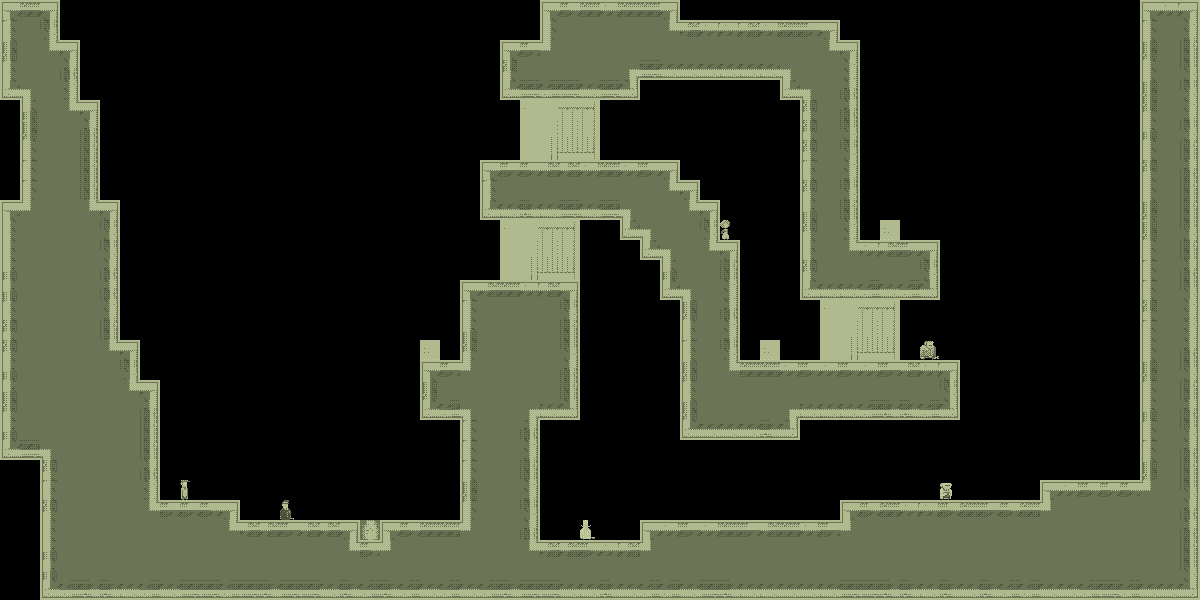

Tiled map render using the project's own tile images. Description and the whole map definition, tile-layer contents included, below:
An orthogonal 60x30 tile map with 20x20 px tiles, 1 tile layer (bg) and 1 object.

<map version="1.0" orientation="orthogonal" width="60" height="30" tilewidth="20" tileheight="20">
 <tileset firstgid="1" name="tiles_sydney" tilewidth="20" tileheight="20">
  <image source="../../../../../SuperLemonadeFactory1989Content/Lemonade/tiles_warehouse.png" width="400" height="400" />
  <terraintypes>
   <terrain name="regularBlocks" tile="-1" />
  </terraintypes>
  <tile id="8" terrain=",,,0" />
  <tile id="9" terrain=",,0,0" />
  <tile id="10" terrain=",,0,0" />
  <tile id="11" terrain=",,0,0" />
  <tile id="12" terrain=",,0,0" />
  <tile id="13" terrain=",,0,0" />
  <tile id="14" terrain=",,0," />
  <tile id="15" terrain="0,0,0," />
  <tile id="16" terrain="0,0,,0" />
  <tile id="28" terrain=",0,,0" />
  <tile id="34" terrain="0,,0," />
  <tile id="35" terrain="0,,0,0" />
  <tile id="36" terrain=",0,0,0" />
  <tile id="48" terrain=",0,,0" />
  <tile id="54" terrain="0,,0," />
  <tile id="68" terrain=",0,,0" />
  <tile id="74" terrain="0,,0," />
  <tile id="88" terrain=",0,,0" />
  <tile id="94" terrain="0,,0," />
  <tile id="108" terrain=",0,,0" />
  <tile id="114" terrain="0,,0," />
  <tile id="128" terrain=",0,," />
  <tile id="129" terrain="0,0,," />
  <tile id="130" terrain="0,0,," />
  <tile id="131" terrain="0,0,," />
  <tile id="132" terrain="0,0,," />
  <tile id="133" terrain="0,0,," />
  <tile id="134" terrain="0,,," />
  <tile id="194" terrain="0,0,0,0" />
  <tile id="356">
   <properties>
    <property name="LargeCrate" value="" />
   </properties>
  </tile>
  <tile id="380">
   <properties>
    <property name="Andre" value="" />
   </properties>
  </tile>
  <tile id="381">
   <properties>
    <property name="Liselot" value="" />
   </properties>
  </tile>
  <tile id="382">
   <properties>
    <property name="Amsterdaam" value="" />
   </properties>
  </tile>
  <tile id="383">
   <properties>
    <property name="Worker" value="" />
   </properties>
  </tile>
  <tile id="384">
   <properties>
    <property name="Inspector" value="" />
   </properties>
  </tile>
  <tile id="385">
   <properties>
    <property name="Chef" value="" />
   </properties>
  </tile>
  <tile id="386">
   <properties>
    <property name="Exit" value="" />
   </properties>
  </tile>
  <tile id="387">
   <properties>
    <property name="Trampoline" value="" />
   </properties>
  </tile>
  <tile id="388">
   <properties>
    <property name="SmallCrate" value="" />
   </properties>
  </tile>
  <tile id="389">
   <properties>
    <property name="SugarBag" value="" />
   </properties>
  </tile>
 </tileset>
 <layer name="bg" width="60" height="30">
  <data encoding="csv">
9,11,15,0,0,0,0,0,0,0,0,0,0,0,0,0,0,0,0,0,0,0,0,0,0,0,0,9,12,11,10,11,11,15,0,0,0,0,0,0,0,0,0,0,0,0,0,0,0,0,0,0,0,0,0,0,0,9,10,15,
109,195,75,0,0,0,0,0,0,0,0,0,0,0,0,0,0,0,0,0,0,0,0,0,0,0,0,69,195,195,195,195,195,36,13,10,10,13,10,11,14,15,0,0,0,0,0,0,0,0,0,0,0,0,0,0,0,109,195,35,
89,195,36,15,0,0,0,0,0,0,0,0,0,0,0,0,0,0,0,0,0,0,0,0,0,9,14,37,195,195,195,195,195,195,195,195,195,195,195,195,195,36,15,0,0,0,0,0,0,0,0,0,0,0,0,0,0,89,195,55,
109,195,195,95,0,0,0,0,0,0,0,0,0,0,0,0,0,0,0,0,0,0,0,0,0,49,195,195,195,195,195,16,133,134,132,132,134,134,134,17,195,195,35,0,0,0,0,0,0,0,0,0,0,0,0,0,0,69,195,115,
129,17,195,35,0,0,0,0,0,0,0,0,0,0,0,0,0,0,0,0,0,0,0,0,0,129,133,130,133,132,133,135,0,0,0,0,0,0,0,129,17,195,95,0,0,0,0,0,0,0,0,0,0,0,0,0,0,89,195,75,
0,29,195,36,15,0,0,0,0,0,0,0,0,0,0,0,0,0,0,0,0,0,0,0,0,0,357,358,359,360,0,0,0,0,0,0,0,0,0,0,49,195,95,0,0,0,0,0,0,0,0,0,0,0,0,0,0,49,195,35,
0,89,195,195,95,0,0,0,0,0,0,0,0,0,0,0,0,0,0,0,0,0,0,0,0,0,377,378,379,380,0,0,0,0,0,0,0,0,0,0,49,195,115,0,0,0,0,0,0,0,0,0,0,0,0,0,0,29,195,75,
0,69,195,195,55,0,0,0,0,0,0,0,0,0,0,0,0,0,0,0,0,0,0,0,0,0,397,398,399,400,0,0,0,0,0,0,0,0,0,0,49,195,115,0,0,0,0,0,0,0,0,0,0,0,0,0,0,69,195,55,
0,109,195,195,55,0,0,0,0,0,0,0,0,0,0,0,0,0,0,0,0,0,0,0,9,14,12,13,13,10,11,10,12,15,0,0,0,0,0,0,109,195,35,0,0,0,0,0,0,0,0,0,0,0,0,0,0,49,195,95,
0,109,195,195,55,0,0,0,0,0,0,0,0,0,0,0,0,0,0,0,0,0,0,0,109,195,195,195,195,195,195,195,195,36,15,0,0,0,0,0,49,195,75,0,0,0,0,0,0,0,0,0,0,0,0,0,0,69,195,55,
9,37,195,195,36,15,0,0,0,0,0,0,0,0,0,0,0,0,0,0,0,0,0,0,129,134,131,134,133,134,133,17,195,195,36,15,0,0,0,0,29,195,55,0,0,0,0,0,0,0,0,0,0,0,0,0,0,89,195,55,
69,195,195,195,195,75,0,0,0,0,0,0,0,0,0,0,0,0,0,0,0,0,0,0,0,357,358,359,360,0,0,129,17,195,195,115,382,0,0,0,49,195,35,0,389,0,0,0,0,0,0,0,0,0,0,0,0,89,195,75,
69,195,195,195,195,115,0,0,0,0,0,0,0,0,0,0,0,0,0,0,0,0,0,0,0,377,378,379,380,0,0,0,129,17,195,36,15,0,0,0,69,195,36,10,13,12,15,0,0,0,0,0,0,0,0,0,0,69,195,55,
29,195,195,195,195,95,0,0,0,0,0,0,0,0,0,0,0,0,0,0,0,0,0,0,0,397,398,399,400,0,0,0,0,29,195,195,55,0,0,0,49,195,195,195,195,195,75,0,0,0,0,0,0,0,0,0,0,109,195,95,
29,195,195,195,195,95,0,0,0,0,0,0,0,0,0,0,0,0,0,0,0,0,0,9,13,11,10,13,15,0,0,0,0,129,17,195,35,0,0,0,129,134,134,130,132,130,135,0,0,0,0,0,0,0,0,0,0,109,195,115,
109,195,195,195,195,35,0,0,0,0,0,0,0,0,0,0,0,0,0,0,0,0,0,109,195,195,195,195,75,0,0,0,0,0,89,195,95,0,0,0,0,357,358,359,360,0,0,0,0,0,0,0,0,0,0,0,0,49,195,35,
49,195,195,195,195,55,0,0,0,0,0,0,0,0,0,0,0,0,0,0,0,0,0,29,195,195,195,195,55,0,0,0,0,0,69,195,35,0,0,0,0,377,378,379,380,0,0,0,0,0,0,0,0,0,0,0,0,109,195,35,
49,195,195,195,195,36,15,0,0,0,0,0,0,0,0,0,0,0,0,0,0,389,0,49,195,195,195,195,115,0,0,0,0,0,109,195,75,0,389,0,0,397,398,399,400,0,384,0,0,0,0,0,0,0,0,0,0,69,195,95,
29,195,195,195,195,195,115,0,0,0,0,0,0,0,0,0,0,0,0,0,0,9,14,37,195,195,195,195,95,0,0,0,0,0,89,195,36,11,11,10,12,10,12,10,14,13,10,15,0,0,0,0,0,0,0,0,0,89,195,115,
29,195,195,195,195,195,36,15,0,0,0,0,0,0,0,0,0,0,0,0,0,89,195,195,195,195,195,195,55,0,0,0,0,0,109,195,195,195,195,195,195,195,195,195,195,195,195,115,0,0,0,0,0,0,0,0,0,109,195,55,
49,195,195,195,195,195,195,95,0,0,0,0,0,0,0,0,0,0,0,0,0,129,130,17,195,195,16,134,135,0,0,0,0,0,89,195,195,195,195,16,134,134,134,130,131,131,130,135,0,0,0,0,0,0,0,0,0,29,195,95,
29,195,195,195,195,195,195,55,0,0,0,0,0,0,0,0,0,0,0,0,0,0,0,109,195,195,95,0,0,0,0,0,0,0,129,132,132,132,131,135,0,0,0,0,0,0,0,0,0,0,0,0,0,0,0,0,0,109,195,75,
129,133,17,195,195,195,195,55,0,0,0,0,0,0,0,0,0,0,0,0,0,0,0,109,195,195,35,0,0,0,0,0,0,0,0,0,0,0,0,0,0,0,0,0,0,0,0,0,0,0,0,0,0,0,0,0,0,109,195,95,
0,0,49,195,195,195,195,95,0,0,0,0,0,0,0,0,0,0,0,0,0,0,0,109,195,195,55,0,0,0,0,0,0,0,0,0,0,0,0,0,0,0,0,0,0,0,0,0,0,0,0,0,0,0,0,0,0,89,195,55,
0,0,109,195,195,195,195,35,0,381,0,0,0,0,0,0,0,0,0,0,0,0,0,89,195,195,35,0,0,0,0,0,0,0,0,0,0,0,0,0,0,0,0,0,0,0,0,385,0,0,0,0,9,10,12,12,12,37,195,115,
0,0,49,195,195,195,195,36,14,14,12,15,0,0,383,0,0,0,0,0,0,0,0,109,195,195,115,0,0,0,0,0,0,0,0,0,0,0,0,0,0,0,9,12,11,10,10,12,11,14,12,11,37,195,195,195,195,195,195,95,
0,0,69,195,195,195,195,195,195,195,195,36,13,13,14,13,13,15,388,9,12,11,11,37,195,195,95,0,0,386,0,0,9,10,14,10,11,14,13,11,10,14,37,195,195,195,195,195,195,195,195,195,195,195,195,195,195,195,195,95,
0,0,29,195,195,195,195,195,195,195,195,195,195,195,195,195,195,36,12,37,195,195,195,195,195,195,36,13,13,12,10,13,37,195,195,195,195,195,195,195,195,195,195,195,195,195,195,195,195,195,195,195,195,195,195,195,195,195,195,55,
0,0,29,195,195,195,195,195,195,195,195,195,195,195,195,195,195,195,195,195,195,195,195,195,195,195,195,195,195,195,195,195,195,195,195,195,195,195,195,195,195,195,195,195,195,195,195,195,195,195,195,195,195,195,195,195,195,195,195,115,
0,0,129,130,131,131,134,130,132,133,133,130,133,131,133,133,132,131,130,131,130,132,130,132,130,131,133,133,132,134,131,132,130,130,132,133,131,134,134,132,132,134,133,133,131,131,134,131,132,131,130,130,132,132,130,133,130,132,132,135
</data>
 </layer>
 <objectgroup name="boxes" width="60" height="30">
  <object x="900" y="180">
   <polyline points="0,0 60,0 100,40 100,260" />
  </object>
 </objectgroup>
</map>
